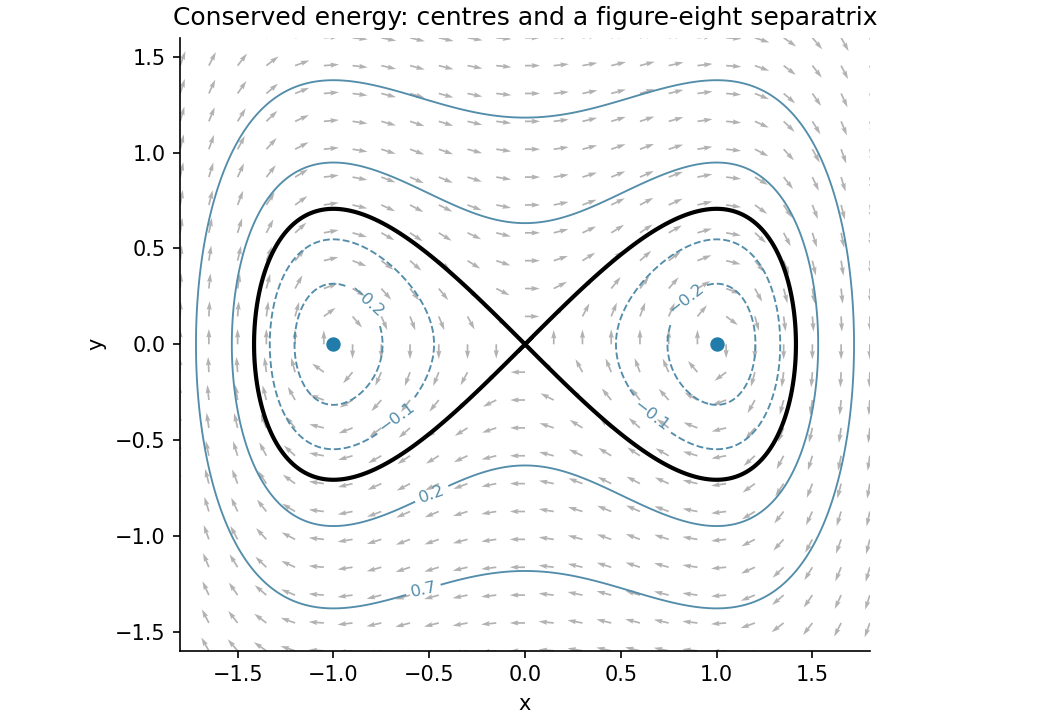

The Python source for this figure:
"""Original solution diagram; Python 3.14, NumPy 2.3.5, Matplotlib 3.10.7. Output to CWD."""
from pathlib import Path
import numpy as np
import matplotlib
matplotlib.use('Agg')
import matplotlib.pyplot as plt
plt.rcParams.update({'figure.facecolor':'white','axes.facecolor':'white','font.size':10,'axes.spines.top':False,'axes.spines.right':False})

fig,ax=plt.subplots(figsize=(7,4.8),layout='constrained');x=np.linspace(-1.8,1.8,500);y=np.linspace(-1.6,1.6,450);X,Y=np.meshgrid(x,y);E=Y*Y/2-X*X/2+X**4/4;cs=ax.contour(X,Y,E,levels=[-.2,-.1,.2,.7],colors=['#538daa'],linewidths=.9);ax.clabel(cs,fontsize=8);ax.contour(X,Y,E,levels=[0],colors='black',linewidths=2);xx=np.linspace(-1.8,1.8,25);yy=np.linspace(-1.6,1.6,23);XX,YY=np.meshgrid(xx,yy);U=YY;V=XX-XX**3;N=np.sqrt(U*U+V*V);ax.quiver(XX,YY,U/(N+.01),V/(N+.01),alpha=.3,scale=45);ax.scatter([-1,1],[0,0],color='#227caa',s=35);ax.scatter([0],[0],marker='x',color='black',s=50);ax.set(xlabel='x',ylabel='y',title='Conserved energy: centres and a figure-eight separatrix');ax.set_aspect('equal')
fig.savefig(Path.cwd()/'2009-duffing-separatrix.png',dpi=150,facecolor='white');plt.close(fig)
